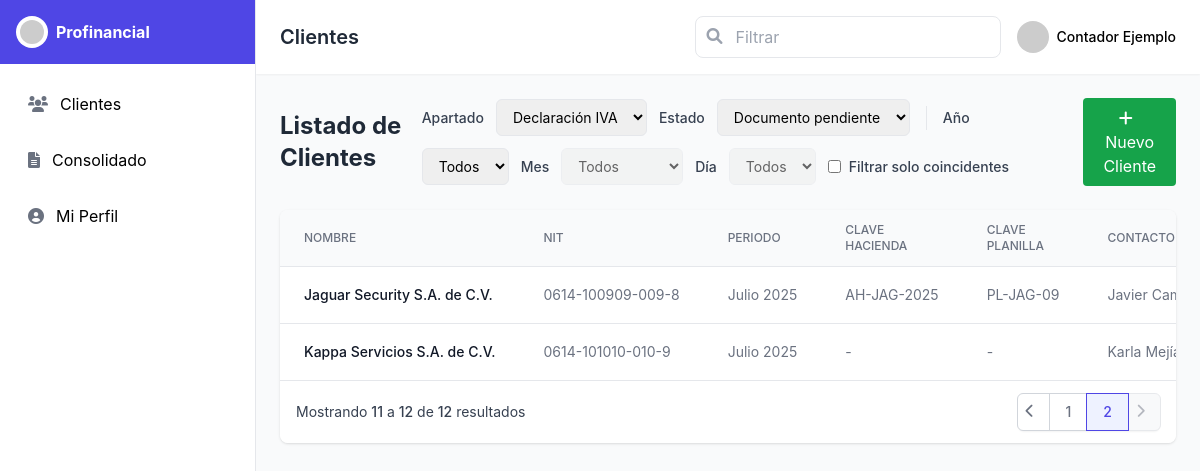
/cliente/index.php?page=2, run on the app's committed database.
### tables this page shows
CREATE TABLE IF NOT EXISTS `clientes` (
  `id` bigint NOT NULL AUTO_INCREMENT,
  `nombre` varchar(160) NOT NULL,
  `nit` varchar(32) DEFAULT NULL,
  `nrc` varchar(32) DEFAULT NULL,
  `contacto` varchar(120) DEFAULT NULL,
  `telefono` varchar(40) DEFAULT NULL,
  `email` varchar(160) DEFAULT NULL,
  `clave_hacienda` varchar(64) DEFAULT NULL,
  `clave_planilla` varchar(64) DEFAULT NULL,
  `contador` varchar(120) DEFAULT NULL,
  `direccion` varchar(255) DEFAULT NULL,
  `activo` tinyint(1) NOT NULL DEFAULT '1',
  `creado_en` timestamp NOT NULL DEFAULT CURRENT_TIMESTAMP,
  `actualizado_en` timestamp NULL DEFAULT NULL ON UPDATE CURRENT_TIMESTAMP,
  `declaracion_iva` enum('documento pendiente','presentada','pagada') DEFAULT 'documento pendiente',
  `declaracion_pa` enum('documento pendiente','realizado') DEFAULT 'documento pendiente',
  `declaracion_planilla` enum('documento pendiente','pagada') DEFAULT 'documento pendiente',
  `declaracion_contabilidad` enum('pendiente de procesar','en proceso','presentada','pagada') DEFAULT 'pendiente de procesar',
  PRIMARY KEY (`id`),
  UNIQUE KEY `uk_clientes_ident` (`nit`,`nrc`),
  KEY `idx_clientes_nombre` (`nombre`),
  KEY `idx_declaracion_iva` (`declaracion_iva`),
  KEY `idx_declaracion_pa` (`declaracion_pa`),
  KEY `idx_declaracion_planilla` (`declaracion_planilla`),
  KEY `idx_declaracion_contabilidad` (`declaracion_contabilidad`)
);

### cliente/index.php (the view, shortened to what the rows shown need)
<?php
$DB_HOST='localhost';
$DB_NAME='profinancial_crm';
$DB_USER='root';
$DB_PASS='';
function h($s){ return htmlspecialchars((string)$s, ENT_QUOTES, 'UTF-8'); }
$rowsPerPage = 10;
$currentPage = isset($_GET['page']) ? max(1, (int)$_GET['page']) : 1;
$offset = ($currentPage - 1) * $rowsPerPage;
try {
  $pdo = new PDO(
    "mysql:host=$DB_HOST;dbname=$DB_NAME;charset=utf8mb4",
    $DB_USER, $DB_PASS,
    [ PDO::ATTR_ERRMODE => PDO::ERRMODE_EXCEPTION ]
  );
  $sql = "
    SELECT
      c.id   AS cliente_id,
      c.nombre AS cliente_nombre,
      c.nit, c.contacto, c.telefono, c.email,
      c.clave_hacienda,
      c.clave_planilla,
      c.contador,
      per.anio, per.mes,
      -- Determina si es cliente nuevo (sin periodos)
      CASE WHEN per.id IS NULL THEN 1 ELSE 0 END AS cliente_nuevo,
      MAX(CASE WHEN tf.codigo='IVA'
           THEN CASE WHEN p.pagado=1 THEN 'pagada'
                     WHEN p.presentado=1 THEN 'presentada'
                     ELSE 'pendiente' END END) AS iva,
      MAX(CASE WHEN tf.codigo IN ('RENTA','PA')
           THEN CASE WHEN (p.presentado=1 OR p.pagado=1) THEN 'realizado'
                     ELSE 'pendiente' END END) AS pa,
      MAX(CASE WHEN tf.codigo='PLANILLA'
           THEN CASE WHEN p.pagado=1 THEN 'pagada'
                     ELSE 'pendiente' END END) AS planilla,
      MAX(CASE WHEN tf.codigo IN ('CONTAB','CONTABILIDAD')
           THEN CASE WHEN (p.presentado=1 OR p.pagado=1) THEN 'realizado'
                     ELSE 'pendiente' END END) AS conta,
      -- NUEVAS COLUMNAS AGREGADAS
      c.declaracion_iva,
      c.declaracion_pa,
      c.declaracion_planilla,
      c.declaracion_contabilidad
    FROM clientes c
    LEFT JOIN periodos per        ON per.cliente_id=c.id
    LEFT JOIN presentaciones p    ON p.periodo_id=per.id
    LEFT JOIN tipos_formulario tf ON tf.id=p.tipo_formulario_id
    WHERE per.anio IS NOT NULL AND per.mes IS NOT NULL
    GROUP BY
      c.id, c.nombre, c.nit, c.contacto, c.telefono, c.email,
      c.clave_hacienda, c.clave_planilla, c.contador,
      per.anio, per.mes
    ORDER BY per.anio DESC, per.mes DESC, c.nombre ASC
    LIMIT $offset, $rowsPerPage
  ";
  $rows = $pdo->query($sql)->fetchAll(PDO::FETCH_ASSOC);
} catch (Throwable $e) {
  http_response_code(500);
  echo '<!doctype html><meta charset="utf-8"><pre style="padding:16px;color:#b91c1c">';
  echo "Error conectando a la BD: ".h($e->getMessage());
  echo '</pre>'; exit;
}
function fechaPeriodo($anio,$mes){
  return sprintf('%04d-%02d-01',(int)$anio,(int)$mes);
}
?>
<!DOCTYPE html>
<html lang="es">
<head>
    <script src="https://cdn.tailwindcss.com"></script>
    <link href="https://cdnjs.cloudflare.com/ajax/libs/font-awesome/6.0.0-beta3/css/all.min.css" rel="stylesheet">
</head>
<body class="bg-gray-50">
    <div class="flex h-screen">
        <div class="flex-1 flex flex-col overflow-hidden">
            <header class="bg-white shadow-sm">
                <div class="px-6 py-4 flex items-center justify-between">
                    <h1 class="text-xl font-semibold text-gray-800" id="page-title">Clientes</h1>
                </div>
            </header>
            <main class="flex-1 overflow-y-auto p-6">
                <div class="flex flex-col lg:flex-row lg:items-center lg:justify-between gap-4 mb-6">
                    <h2 class="text-2xl font-bold text-gray-800">Listado de Clientes</h2>
                </div>
                <div class="bg-white rounded-lg shadow overflow-hidden">
                    <div class="overflow-x-auto">
                        <table id="tablaClientes" class="min-w-full divide-y divide-gray-200">
                            <thead class="bg-gray-50">
                                <tr>
                                    <th class="px-6 py-3 text-left text-xs font-medium text-gray-500 uppercase">Nombre</th>
                                    <th class="px-6 py-3 text-left text-xs font-medium text-gray-500 uppercase">NIT</th>
                                    <th class="px-6 py-3 text-left text-xs font-medium text-gray-500 uppercase">Periodo</th>
                                    <th class="px-6 py-3 text-left text-xs font-medium text-gray-500 uppercase">Clave Hacienda</th>
                                    <th class="px-6 py-3 text-left text-xs font-medium text-gray-500 uppercase">Clave Planilla</th>
                                    <th class="px-6 py-3 text-left text-xs font-medium text-gray-500 uppercase">Contacto</th>
                                </tr>
                            </thead>
                            <tbody class="bg-white divide-y divide-gray-200">
                                <?php if (!empty($rows)): ?>
                                  <?php foreach ($rows as $r):
                                    $fecha = fechaPeriodo($r['anio'],$r['mes']);
                                    $iva = strtolower($r['declaracion_iva'] ?? $r['iva'] ?? 'pendiente');
                                    $pa  = strtolower($r['declaracion_pa'] ?? $r['pa'] ?? 'pendiente');
                                    $pla = strtolower($r['declaracion_planilla'] ?? $r['planilla'] ?? 'pendiente');
                                    $con = strtolower($r['declaracion_contabilidad'] ?? $r['conta'] ?? 'pendiente');
                                    $meses = [
                                        1 => 'Enero', 2 => 'Febrero', 3 => 'Marzo', 4 => 'Abril',
                                        5 => 'Mayo', 6 => 'Junio', 7 => 'Julio', 8 => 'Agosto',
                                        9 => 'Septiembre', 10 => 'Octubre', 11 => 'Noviembre', 12 => 'Diciembre'
                                    ];
                                    $periodo_texto = $r['anio'] && $r['mes'] ?
                                        $meses[$r['mes']] . ' ' . $r['anio'] : 'Sin periodo';
                                  ?>
                                  <tr
                                    data-fecha="<?=h($fecha)?>"
                                    data-iva="<?=h($iva)?>"
                                    data-pa="<?=h($pa)?>"
                                    data-planilla="<?=h($pla)?>"
                                    data-conta="<?=h($con)?>"
                                  >
                                    <td class="px-6 py-4 whitespace-nowrap text-sm font-medium text-gray-900"><?=h($r['cliente_nombre'])?></td>
                                    <td class="px-6 py-4 whitespace-nowrap text-sm text-gray-500"><?=h($r['nit'])?></td>
                                    <td class="px-6 py-4 whitespace-nowrap text-sm text-gray-500"><?=h($periodo_texto)?></td>
                                    <td class="px-6 py-4 whitespace-nowrap text-sm text-gray-500"><?=h($r['clave_hacienda'] ?? '-')?></td>
                                    <td class="px-6 py-4 whitespace-nowrap text-sm text-gray-500"><?=h($r['clave_planilla'] ?? '-')?></td>
                                    <td class="px-6 py-4 whitespace-nowrap text-sm text-gray-500"><?=h($r['contacto'])?></td>
                                  </tr>
                                  <?php endforeach; ?>
                                <?php else: ?>
                                  <tr><td colspan="12" class="px-6 py-4 text-sm text-gray-500">No hay datos para mostrar.</td></tr>
                                <?php endif; ?>
                            </tbody>
                        </table>
                    </div>
                </div>
            </main>
        </div>
    </div>
</body>
</html>

### data on the page
clientes: nombre "Jaguar Security S.A. de C.V.", nit "0614-100909-009-8", periodo_texto "Julio 2025", clave_hacienda "AH-JAG-2025", clave_planilla "PL-JAG-09", contacto "Javier…"
clientes: nombre "Kappa Servicios S.A. de C.V.", nit "0614-101010-010-9", periodo_texto "Julio 2025", clave_hacienda "-", clave_planilla "-", contacto "Karla…"

### other printed values
$offset + 1 "11"
min($offset + $rowsPerPage, $totalRows) "12"
$totalRows "12"
